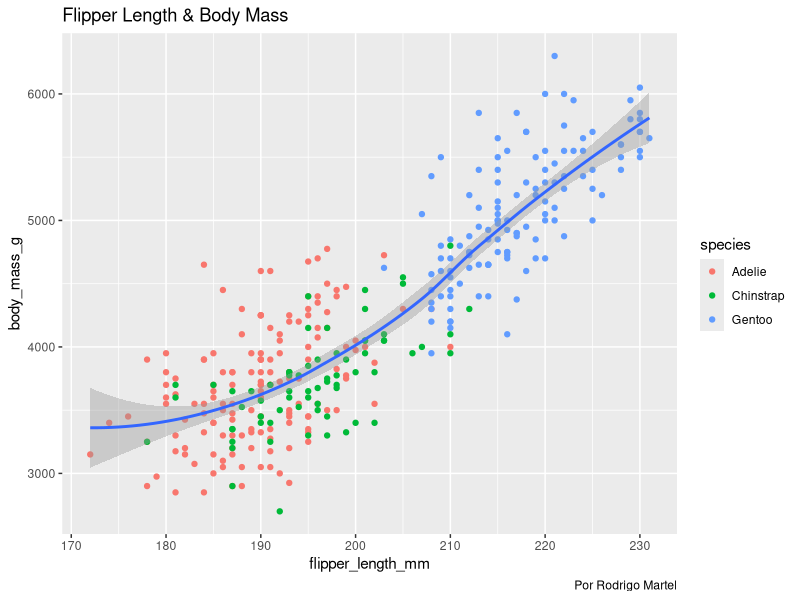

This figure's R source:
## ---- chunk 1
knitr::opts_chunk$set(echo = TRUE)
## ---- chunk 2


install.packages("ggplot2")
install.packages("palmerpenguins")
library(ggplot2)
library(palmerpenguins)
# Crear el gráfico con puntos y una línea de suavizado
ggplot(data = penguins) +
  geom_point(mapping = aes(x = flipper_length_mm, y = body_mass_g, color = species)) +
  geom_smooth(mapping = aes(x = flipper_length_mm, y = body_mass_g)) +
  labs(
    title = "Flipper Length & Body Mass",
    caption = "Por Rodrigo Martel"
  )

